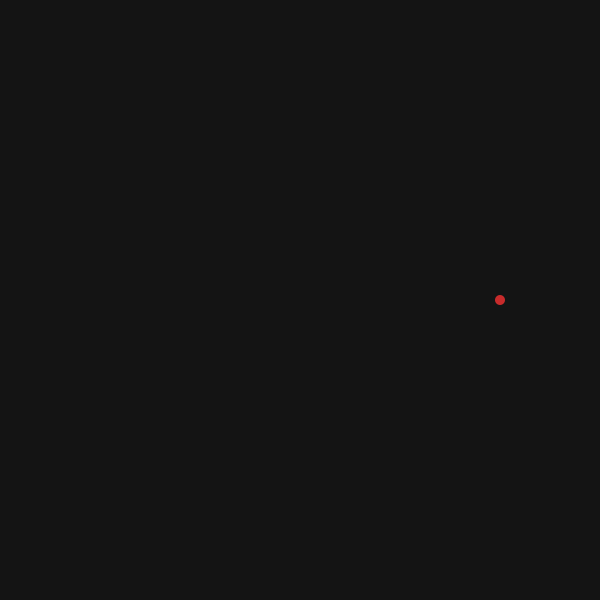
Frame 1 (no input)
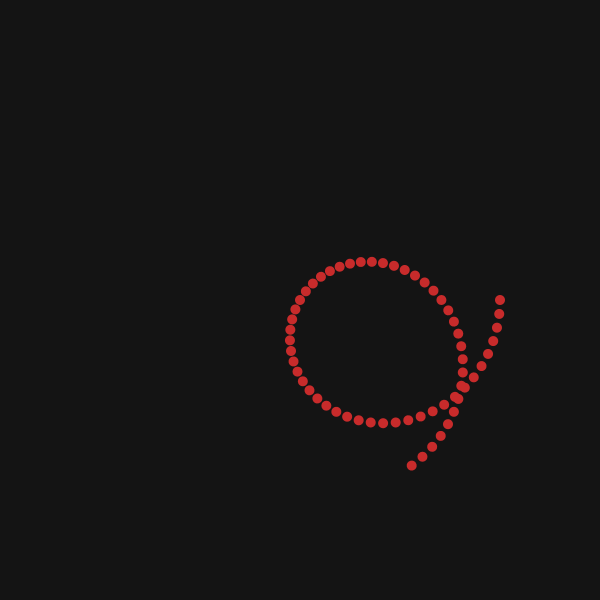
Frame 60 (the mouse pressed at the canvas centre just before this capture)
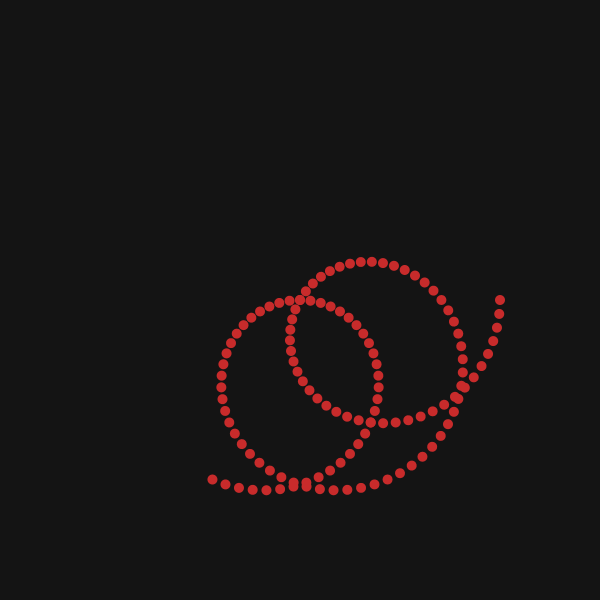
Frame 120 (the mouse held since frame 60 and released just before this capture)

The Processing sketch that drew these frames (run headless with seeded random() and noise(); from frame 60 on, the mouse is pressed at the canvas centre):

// Processing sketch: transformation_06_spirograph
// ── transformation_06_spirograph.pde
/*
HSB Farbraum: 
 fill(Winkel im Farbkreis,Sättigung,Helligkeit)
 
 */


int posX=0;
int posY=25;



int posX2=0;
int posY2=25;


int delay=0;
int angle=0;
int angle2=0;

int maxangle=900;

float h, s, b;

int  mincol, maxcol;



void setup() {
  size(600, 600);
  background(20);
  noStroke();
  colorMode(HSB);
  posY2=height-25;

  h=0;
  s=200;
  b=200;
  noStroke();

  mincol=0;
  maxcol=30;
}

void draw() {

  //background(0);

  pushMatrix();
  translate(width/2, height/2);
  rotate(radians(angle));
  translate(100, 0);
  rotate(radians(angle2));
  translate(100, 0);
  fill(h, s, b);
  ellipse(0, 0, 10, 10);
  popMatrix();


  angle+=1;
  angle2+=6;
 

}
